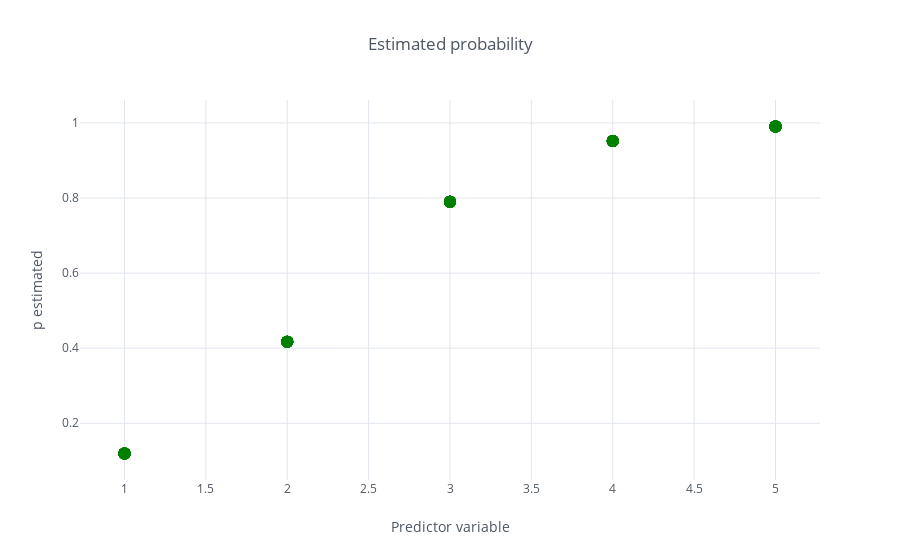

The notebook cell saved with this chart:
### Code cell
df[['x', 'inv_logit']].set_index('x').iplot(kind='scatter', mode='markers', 
                                            color='green', theme='white',
                                            title='Estimated probability', 
                                            xTitle='Predictor variable', 
                                            yTitle='p estimated')

### Figure 1 — Plotly figure (JSON) as saved in the notebook; plotly's stock layout.template omitted (floating-point values rounded to 4 significant figures)
{"data": [{"line": {"color": "rgba(0, 128, 0, 1.0)", "dash": "solid", "shape": "linear", "width": 1.3}, "marker": {"size": 12, "symbol": "circle"}, "mode": "markers", "name": "inv_logit", "text": "", "type": "scatter", "uid": "7fc85742-72db-4bc4-8733-e6316e28fe82", "x": [5, 4, 3, 4, 4, 5, 1, 3, 3, 3, 5, 5, 2, 1, 1, 5, 2, 3, 5, 3, 2, 4, 1, 1, 5, 5, 2, 3, 3, 1, 4, 5, 3, 5, 5, 1, 3, 2, 5, 4, 1, 1, 4, 5, 3, 1, 5, 5, 5, 2, 1, 4, 2, 1, 1, 4, 4, 3, 1, 4, 1, 3, 2, 2, 4, 4, 2, 2, 1, 3, 5, 4, 5, 1, 5, 2, 2, 1, 3, 5, 3, 2, 5, 4, 1, 2, 5, 4, 1, 5, 4, 5, 5, 5, 3, 3, 4, 3, 5, 1], "y": [0.9905, 0.9521, 0.7903, 0.9521, 0.9521, 0.9905, 0.1194, 0.7903, 0.7903, 0.7903, 0.9905, 0.9905, 0.4169, 0.1194, 0.1194, 0.9905, 0.4169, 0.7903, 0.9905, 0.7903, 0.4169, 0.9521, 0.1194, 0.1194, 0.9905, 0.9905, 0.4169, 0.7903, 0.7903, 0.1194, 0.9521, 0.9905, 0.7903, 0.9905, 0.9905, 0.1194, 0.7903, 0.4169, 0.9905, 0.9521, 0.1194, 0.1194, 0.9521, 0.9905, 0.7903, 0.1194, 0.9905, 0.9905, 0.9905, 0.4169, 0.1194, 0.9521, 0.4169, 0.1194, 0.1194, 0.9521, 0.9521, 0.7903, 0.1194, 0.9521, 0.1194, 0.7903, 0.4169, 0.4169, 0.9521, 0.9521, 0.4169, 0.4169, 0.1194, 0.7903, 0.9905, 0.9521, 0.9905, 0.1194, 0.9905, 0.4169, 0.4169, 0.1194, 0.7903, 0.9905, 0.7903, 0.4169, 0.9905, 0.9521, 0.1194, 0.4169, 0.9905, 0.9521, 0.1194, 0.9905, 0.9521, 0.9905, 0.9905, 0.9905, 0.7903, 0.7903, 0.9521, 0.7903, 0.9905, 0.1194]}], "layout": {"legend": {"bgcolor": "#FFFFFF", "font": {"color": "#4D5663"}}, "paper_bgcolor": "#FFFFFF", "plot_bgcolor": "#FFFFFF", "title": {"font": {"color": "#4D5663"}, "text": "Estimated probability"}, "xaxis": {"gridcolor": "#E1E5ED", "showgrid": true, "tickfont": {"color": "#4D5663"}, "title": {"font": {"color": "#4D5663"}, "text": "Predictor variable"}, "zerolinecolor": "#E1E5ED"}, "yaxis": {"gridcolor": "#E1E5ED", "showgrid": true, "tickfont": {"color": "#4D5663"}, "title": {"font": {"color": "#4D5663"}, "text": "p estimated"}, "zerolinecolor": "#E1E5ED"}}}
